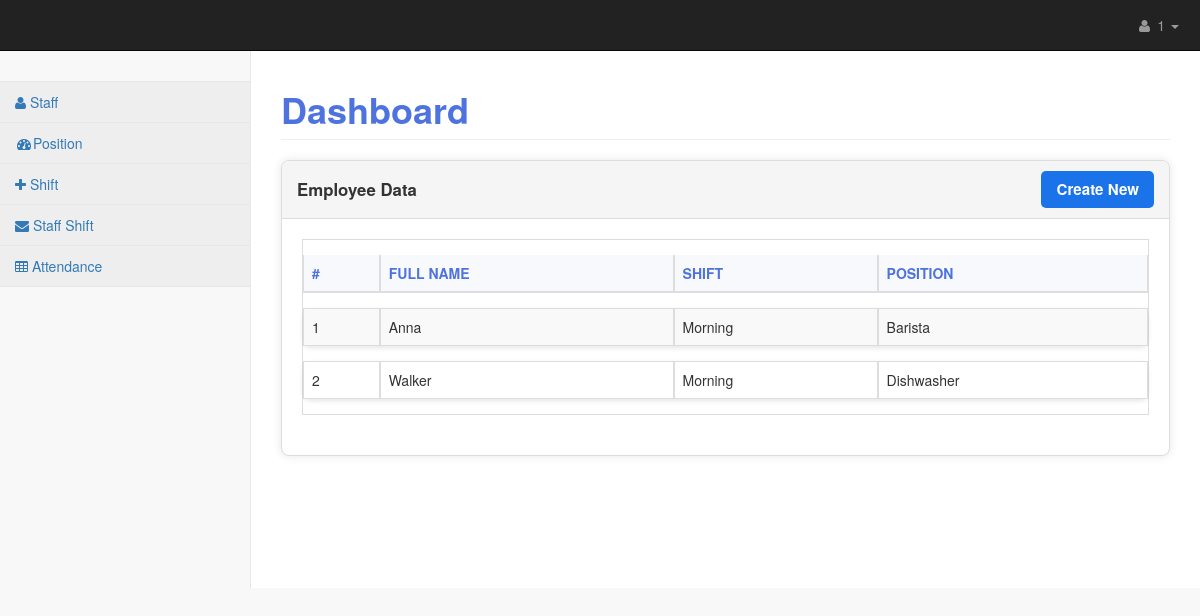
Page /staffShift/list/ (signed in) on the committed database.
### main/models.py (models this page shows, shortened)
class StaffShift(models.Model):
    employee = models.ForeignKey(Employee, on_delete=models.CASCADE)
    shift = models.ForeignKey(Shift, on_delete=models.CASCADE)

class Employee(models.Model):
    full_name = models.CharField(max_length=100)
    is_active = models.BooleanField(default=True)
    position = models.ForeignKey(Position, on_delete=models.CASCADE)

class Shift(models.Model):
    shift_type = models.CharField(max_length=50)
    start_time = models.TimeField()
    end_time = models.TimeField()
    def __str__(self):
        return self.shift_type

class Position(models.Model):
    name = models.CharField(max_length=100)
    def __str__(self):
        return self.name

### main/shiftstaff/views.py (the view)
# urls.py: path('list/', views.list, name='position_list' ),
@login_required(login_url='login')
def list(request):
    employe=models.StaffShift.objects.all()
    context = {
        'employees':employe
    }
    return render(request,'dashboard/shiftstaff/list.html', context)

### templates/dashboard/shiftstaff/list.html (shortened to what this page needs)
{% extends 'base.html' %}
{% block content %}
<div id="page-wrapper">
    <div class="row">
        <div class="col-lg-12">
            <h1 class="page-header">Dashboard</h1>
        </div>
        <div class="col-lg-12">
            <div class="panel panel-default">
                <div class="panel-heading">
                    Employee Data
                    <a href="{% url 'staffShift_create' %}" class="btn-create">Create New</a>
                </div>
                <div class="panel-body">
                    <div class="dataTable_wrapper">
                        <table class="table table-striped table-bordered table-hover" id="dataTables-example">
                            <thead>
                                <tr>
                                    <th>#</th>
                                    <th>Full Name</th>
                                    <th>Shift</th>
                                    <th>Position</th>
                                </tr>
                            </thead>
                            <tbody>
                                {% for staff in employees %}
                                <tr class="gradeU">
                                    <td>{{ forloop.counter }}</td>
                                    <td>{{ staff.employee.full_name }}</td>
                                    <td>{{staff.shift}}</td>
                                    <td>{{staff.employee.position}}</td>
                                </tr>
                                {% endfor %}
                            </tbody>
                        </table>
                    </div>
                </div>
            </div>
        </div>
    </div>
</div>
{% endblock %}

### templates/base.html (shortened to what this page needs)
<!DOCTYPE html>
<html lang="en">
    {%load static %}
    <head>
        <link rel="stylesheet" href="https://cdnjs.cloudflare.com/ajax/libs/font-awesome/5.15.3/css/all.min.css">
        <link href="{% static 'css/bootstrap.min.css'%}" rel="stylesheet">
        <link href="{% static 'css/metisMenu.min.css'%}" rel="stylesheet">
        <link href="{% static 'css/timeline.css'%}" rel="stylesheet">
        <link href="{% static 'css/startmin.css'%}" rel="stylesheet">
        <link href="{% static 'css/morris.css'%}" rel="stylesheet">
        <link href="{% static 'css/font-awesome.min.css'%}" rel="stylesheet" type="text/css">
    </head>
    <body>
        <div id="wrapper">
            <nav class="navbar navbar-inverse navbar-fixed-top" role="navigation">
                <ul class="nav navbar-right navbar-top-links">
                    <li class="dropdown">
                        <a class="dropdown-toggle" data-toggle="dropdown" href="#">
                            <i class="fa fa-user fa-fw"></i> {{request.user.username}} <b class="caret"></b>
                        </a>
                    </li>
                </ul>
                <div class="navbar-default sidebar" role="navigation">
                    <div class="sidebar-nav navbar-collapse">
                        <ul class="nav" id="side-menu">
                            <li class="sidebar-search">
                            </li>
                            <li>
                                <a href="{% url 'staff_list' %}" class="active"><i class="fa fa-user"></i> Staff</a>
                            </li>
                            <li>
                                <a href="{% url 'position_list' %}" class="active"><i class="fa fa-dashboard fa-fw"></i>Position</a>
                            </li>
                            <li>
                                <a href="{% url 'shift_list' %}" class="active"><i class="fa fa-plus"></i> Shift</a>
                            </li>
                            <li>
                                <a href="{% url 'staffShift_list' %}" class="active"><i class="fa fa-envelope"></i> Staff Shift</a>
                            </li>
                            <li>
                                <a href="{% url 'attendance_list' %}" class="active"><i class="fa fa-table"></i> Attendance</a>
                            </li>
                        </ul>
                    </div>
                </div>
            </nav>
        {% block content %}
        {% endblock %}
        </div>
    </body>
</html>

### static/css/startmin.css (style rules this page uses)
body { background-color: #f8f8f8; }
#wrapper { width: 100%; }
#page-wrapper { padding: 30px 15px 0 15px; min-height: 568px; background-color: #fff; }
@media (min-width:768px) { #page-wrapper { position: inherit; margin-left: 250px; padding: 30px 30px 0 30px; border-left: 1px solid #e7e7e7; } }
.navbar-right { text-align: right; }
.navbar-top-links { margin: 0; }
.navbar-top-links li { display: inline-block; }
.navbar-top-links li:last-child { margin-right: 6px; }
.navbar-top-links li a { padding: 15px; min-height: 50px; }
.navbar-top-links>li>a { color: #999; }
.sidebar .sidebar-nav.navbar-collapse { padding-right: 0; padding-left: 0; }
.sidebar .sidebar-search { padding: 15px; }
.sidebar ul li { border-bottom: 1px solid #e7e7e7; }
.sidebar ul li a.active { background-color: #eee; }
@media (min-width:768px) { .sidebar { z-index: 1; position: absolute; width: 250px; margin-top: 51px; } }

### templates/dashboard/shiftstaff/list.html (style rules this page uses)
#page-wrapper { margin-top: 20px; }
.page-header { color: #4e73df; font-weight: bold; }
.panel { border-radius: 8px; box-shadow: 0 0 10px rgba(0, 0, 0, 0.1); }
.panel-heading { background-color: #4e73df; color: #fff; font-size: 1.2em; font-weight: bold; padding: 10px 15px; border-radius: 8px 8px 0 0; }
.panel-body { padding: 20px; }
.table { border-collapse: separate; border-spacing: 0 15px; }
.table thead th { background-color: #f8f9fc; color: #4e73df; font-weight: bold; border: none; text-transform: uppercase; }
.table tbody tr { background-color: #fff; border-radius: 8px; box-shadow: 0 2px 5px rgba(0, 0, 0, 0.1); transition: all 0.3s ease-in-out; }
.table tbody td { vertical-align: middle; padding: 15px; border-top: none; }
.panel-heading { background-color: #4e73df; color: #fff; font-size: 1.2em; font-weight: bold; padding: 10px 15px; border-radius: 8px 8px 0 0; display: flex; justify-content: space-between; align-items: center; }
.btn-create { background-color: #1a73e8; color: #fff; padding: 8px 15px; font-size: 0.9em; border-radius: 5px; text-decoration: none; transition: background-color 0.3s ease-in-out; }

### rows in the picture
StaffShift: employee.full_name "Anna", shift "Morning", employee.position "Barista"
StaffShift: employee.full_name "Walker", shift "Morning", employee.position "Dishwasher"

### other values in the picture
{{ request.user.username }} "1"
